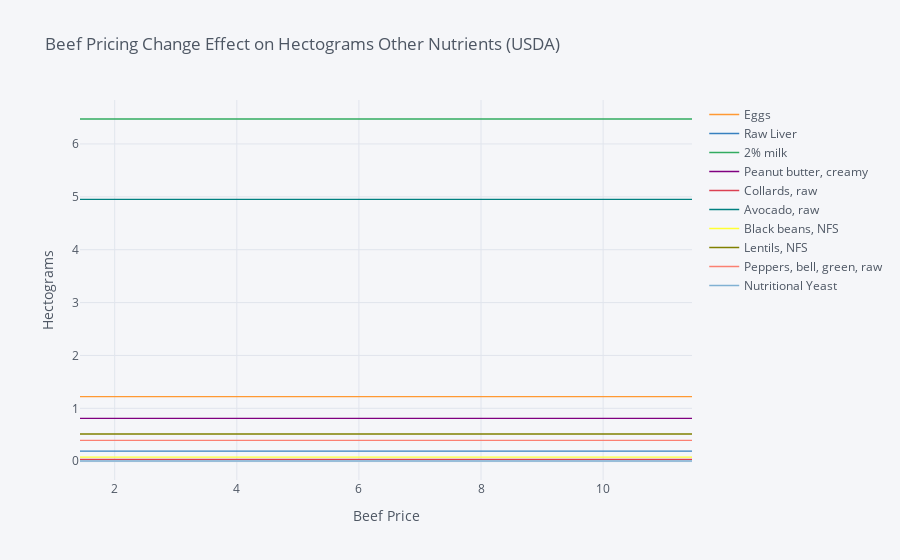

The code cell stored with this chart in its notebook:
### Code cell
Beef_USDA_response = getEffectsofPriceChangeGraph("usda", "Beef")

### Figure 1 — Plotly figure (JSON) as saved in the notebook; plotly's stock layout.template omitted (floating-point values rounded to 4 significant figures)
{"data": [{"line": {"color": "rgba(255, 153, 51, 1.0)", "dash": "solid", "shape": "linear", "width": 1.3}, "mode": "lines", "name": "Eggs", "text": "", "type": "scatter", "x": [1.432, 2.148, 2.577, 2.864, 3.15, 3.437, 3.723, 4.009, 4.296, 5.728, 11.46], "y": [1.223, 1.223, 1.223, 1.223, 1.223, 1.223, 1.223, 1.223, 1.223, 1.223, 1.223]}, {"line": {"color": "rgba(55, 128, 191, 1.0)", "dash": "solid", "shape": "linear", "width": 1.3}, "mode": "lines", "name": "Raw Liver", "text": "", "type": "scatter", "x": [1.432, 2.148, 2.577, 2.864, 3.15, 3.437, 3.723, 4.009, 4.296, 5.728, 11.46], "y": [0.1914, 0.1914, 0.1914, 0.1914, 0.1914, 0.1914, 0.1914, 0.1914, 0.1914, 0.1914, 0.1914]}, {"line": {"color": "rgba(50, 171, 96, 1.0)", "dash": "solid", "shape": "linear", "width": 1.3}, "mode": "lines", "name": "2% milk", "text": "", "type": "scatter", "x": [1.432, 2.148, 2.577, 2.864, 3.15, 3.437, 3.723, 4.009, 4.296, 5.728, 11.46], "y": [6.472, 6.472, 6.472, 6.472, 6.472, 6.472, 6.472, 6.472, 6.472, 6.472, 6.472]}, {"line": {"color": "rgba(128, 0, 128, 1.0)", "dash": "solid", "shape": "linear", "width": 1.3}, "mode": "lines", "name": "Peanut butter, creamy", "text": "", "type": "scatter", "x": [1.432, 2.148, 2.577, 2.864, 3.15, 3.437, 3.723, 4.009, 4.296, 5.728, 11.46], "y": [0.8103, 0.8103, 0.8103, 0.8103, 0.8103, 0.8103, 0.8103, 0.8103, 0.8103, 0.8103, 0.8103]}, {"line": {"color": "rgba(219, 64, 82, 1.0)", "dash": "solid", "shape": "linear", "width": 1.3}, "mode": "lines", "name": "Collards, raw", "text": "", "type": "scatter", "x": [1.432, 2.148, 2.577, 2.864, 3.15, 3.437, 3.723, 4.009, 4.296, 5.728, 11.46], "y": [0.03488, 0.03488, 0.03488, 0.03488, 0.03488, 0.03488, 0.03488, 0.03488, 0.03488, 0.03488, 0.03488]}, {"line": {"color": "rgba(0, 128, 128, 1.0)", "dash": "solid", "shape": "linear", "width": 1.3}, "mode": "lines", "name": "Avocado, raw", "text": "", "type": "scatter", "x": [1.432, 2.148, 2.577, 2.864, 3.15, 3.437, 3.723, 4.009, 4.296, 5.728, 11.46], "y": [4.953, 4.953, 4.953, 4.953, 4.953, 4.953, 4.953, 4.953, 4.953, 4.953, 4.953]}, {"line": {"color": "rgba(255, 255, 51, 1.0)", "dash": "solid", "shape": "linear", "width": 1.3}, "mode": "lines", "name": "Black beans, NFS", "text": "", "type": "scatter", "x": [1.432, 2.148, 2.577, 2.864, 3.15, 3.437, 3.723, 4.009, 4.296, 5.728, 11.46], "y": [0.07578, 0.07578, 0.07578, 0.07578, 0.07578, 0.07578, 0.07578, 0.07578, 0.07578, 0.07578, 0.07578]}, {"line": {"color": "rgba(128, 128, 0, 1.0)", "dash": "solid", "shape": "linear", "width": 1.3}, "mode": "lines", "name": "Lentils, NFS", "text": "", "type": "scatter", "x": [1.432, 2.148, 2.577, 2.864, 3.15, 3.437, 3.723, 4.009, 4.296, 5.728, 11.46], "y": [0.5146, 0.5146, 0.5146, 0.5146, 0.5146, 0.5146, 0.5146, 0.5146, 0.5146, 0.5146, 0.5146]}, {"line": {"color": "rgba(251, 128, 114, 1.0)", "dash": "solid", "shape": "linear", "width": 1.3}, "mode": "lines", "name": "Peppers, bell, green, raw", "text": "", "type": "scatter", "x": [1.432, 2.148, 2.577, 2.864, 3.15, 3.437, 3.723, 4.009, 4.296, 5.728, 11.46], "y": [0.393, 0.393, 0.393, 0.393, 0.393, 0.393, 0.393, 0.393, 0.393, 0.393, 0.393]}, {"line": {"color": "rgba(128, 177, 211, 1.0)", "dash": "solid", "shape": "linear", "width": 1.3}, "mode": "lines", "name": "Nutritional Yeast", "text": "", "type": "scatter", "x": [1.432, 2.148, 2.577, 2.864, 3.15, 3.437, 3.723, 4.009, 4.296, 5.728, 11.46], "y": [0.003928, 0.003928, 0.003928, 0.003928, 0.003928, 0.003928, 0.003928, 0.003928, 0.003928, 0.003928, 0.003928]}], "layout": {"legend": {"bgcolor": "#F5F6F9", "font": {"color": "#4D5663"}}, "paper_bgcolor": "#F5F6F9", "plot_bgcolor": "#F5F6F9", "title": {"font": {"color": "#4D5663"}, "text": "Beef Pricing Change Effect on Hectograms Other Nutrients (USDA)"}, "xaxis": {"gridcolor": "#E1E5ED", "showgrid": true, "tickfont": {"color": "#4D5663"}, "title": {"font": {"color": "#4D5663"}, "text": "Beef Price"}, "zerolinecolor": "#E1E5ED"}, "yaxis": {"gridcolor": "#E1E5ED", "showgrid": true, "tickfont": {"color": "#4D5663"}, "title": {"font": {"color": "#4D5663"}, "text": "Hectograms"}, "zerolinecolor": "#E1E5ED"}}}
